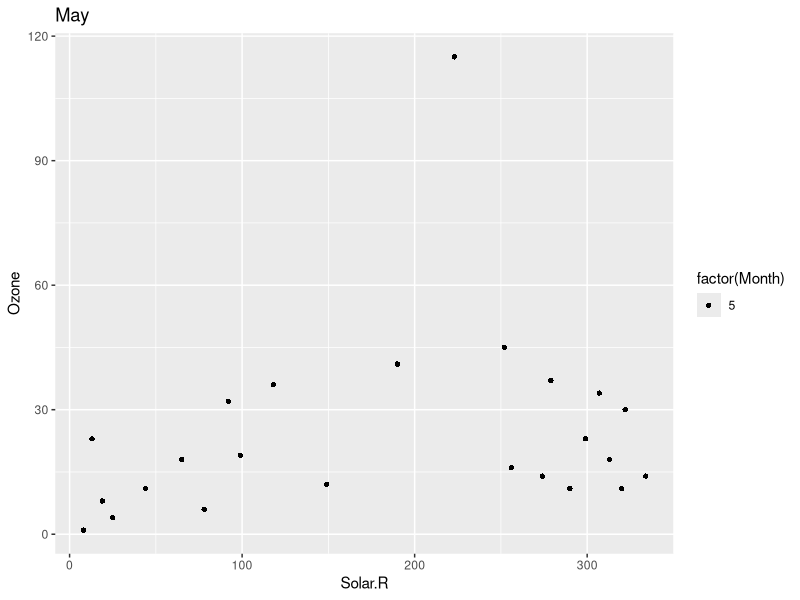
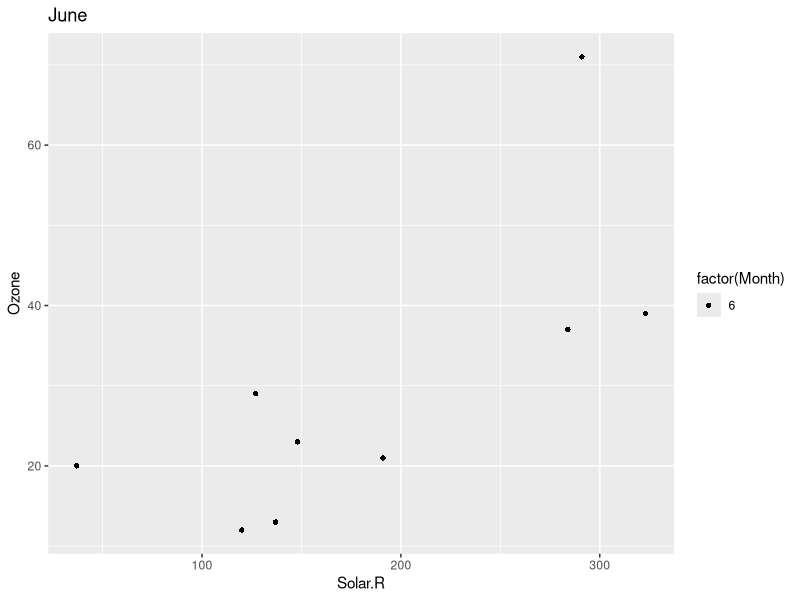
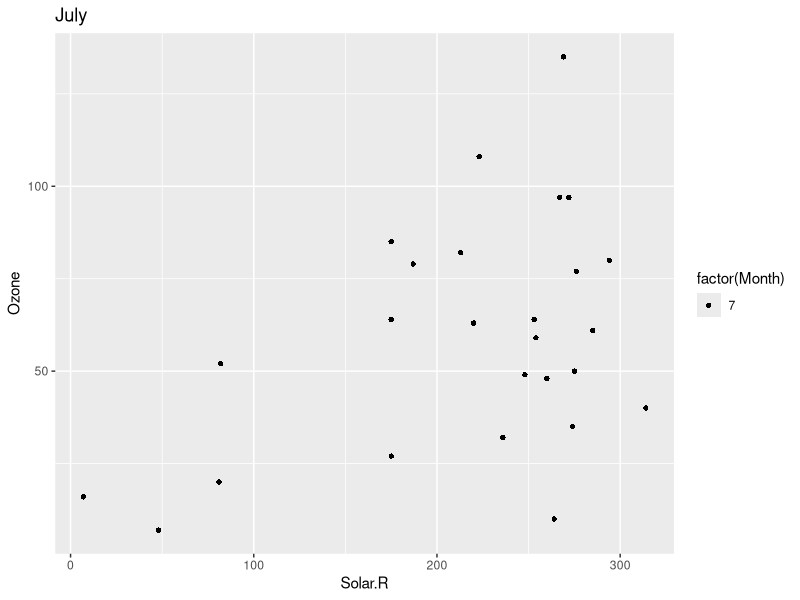
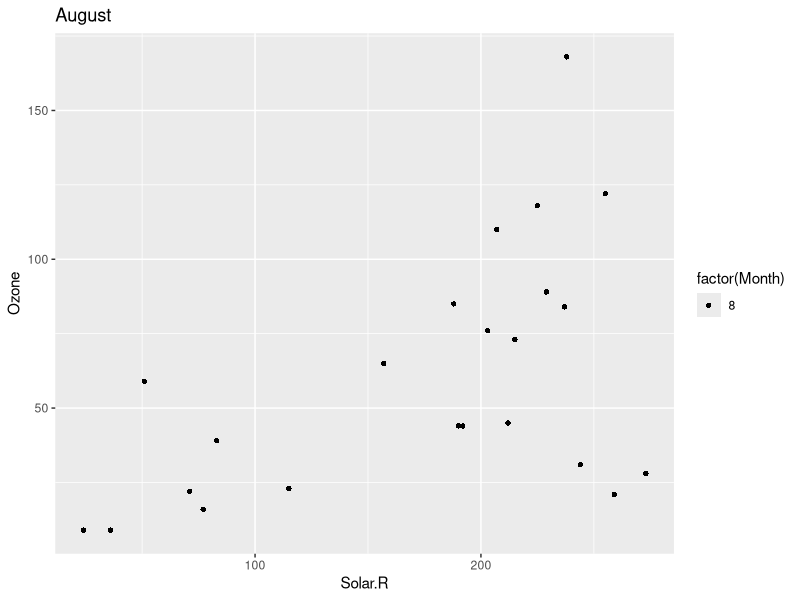
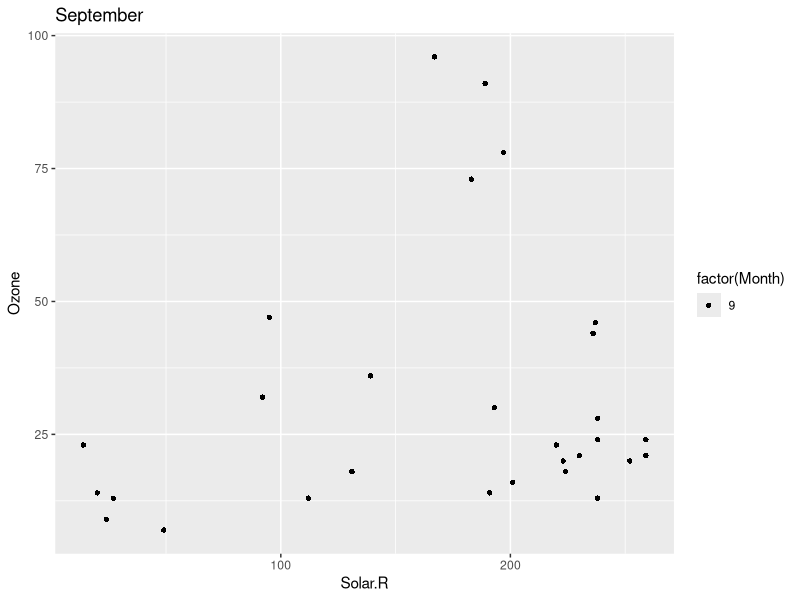

Write R code to recreate these figures, in order.
library(ggplot2)
library(tidyverse)

# Function to calculate monthly averages
calculateMonthlyAverages <- function(data) {
  monthlyAverages <- data %>%
    group_by(Month) %>%
    summarize(
      avgSolar = mean(Solar.R, na.rm = TRUE)
    )
  return(monthlyAverages)
}

# Function to calculate monthly correlations
calculateMonthlyCorrelations <- function(data) {
  monthlyCorrelations <- data %>%
    group_by(Month) %>%
    summarize(
      correlation = cor(Ozone, Solar.R, use = "complete.obs")
    )
  return(monthlyCorrelations)
}

# Function to save plots as objects and image files
savePlots <- function(data, filePrefix) {
  uniqueMonths <- unique(data$Month)
  plots <- list()
  
  for (month in uniqueMonths) {
    subsetData <- data[data$Month == month, ]
    
    if (nrow(subsetData) > 0) {
      g <- ggplot(subsetData, aes(x = Solar.R, y = Ozone)) +
        geom_point(aes(shape = factor(Month))) +
        ggtitle(month.name[month])
      
      # Save plot as an image file
      ggsave(paste0(filePrefix, tolower(month.name[month]), ".png"), g)
      
      # Save plot as an object in the list with the month name as the key
      plots[[tolower(month.name[month])]] <- g
    }
  }
  
  return(plots)
}

# Loading data
data <- airquality

# Data Cleaning - Remove rows with NA
data <- na.omit(data)

# Calculate monthly averages
averages <- calculateMonthlyAverages(data)
print(averages)

# Calculate monthly correlations
correlations <- calculateMonthlyCorrelations(data)
print(correlations)

# Visualization and save plots
savedPlots <- savePlots(data, "plot_")

# Save data
write.csv(data, "cleanedData.csv", row.names = FALSE)
